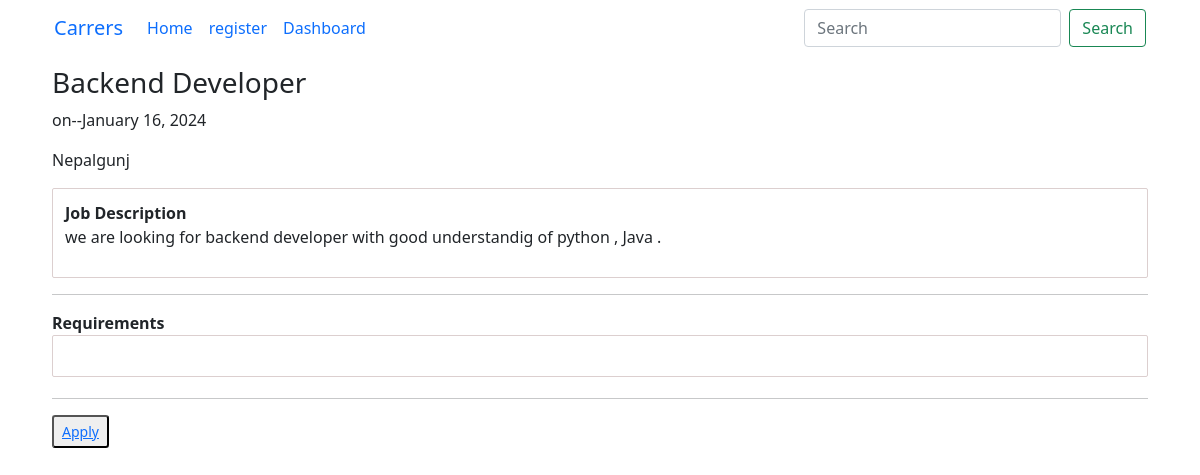
Screenshot of /job-detail/1/ with the database file from the repository.
### easy_apply_job/models.py (models this page shows, shortened)
class Job(models.Model):
    JOB_TYPE = [
    ('internship', 'Internship'),
    ('junior-developer', 'Junior-developer'),
    ('mid/sinior', 'Mid/Sinior')
    ]
    title = models.CharField(max_length=255)
    date_posted = models.DateTimeField(auto_now_add=True)
    location = models.CharField(max_length=500)
    description = models.TextField()
    user = models.OneToOneField(User, on_delete = models.CASCADE, null = True)
    job_type = models.CharField(max_length=255, choices=JOB_TYPE)
    requirements = models.TextField(blank = True)
    experience = models.PositiveIntegerField(null = True, blank = True)
    class Meta:
        ordering = ['-date_posted']

### easy_apply_job/views.py (the view)
# urls.py: path('job-detail/<int:pk>/', views.job_details, name='job-detail'),
def job_details(request, pk):
    job = get_object_or_404(Job, id=pk)
    context = {
        'job':job
    }
    return render(request, 'easy_apply_job/detail.html', context)

### easy_apply_job/templates/easy_apply_job/detail.html (shortened to what this page needs)
{%extends 'easy_apply_job/base.html'%}
{%block content%}
<div class="detail-content">
    <h3 class="title">{{job.title}}</h3>
    <p class="action-checkbox">on--{{job.date_posted|date:'F d, Y'}}</p>
    <p>{{job.location}}</p>
    <div class = 'desp'>
    <strong>Job Description</strong>
    <p class = "description">{{job.description}}</p>
    </div>
    <hr>
    <strong>Requirements</strong>
    <div class = 'req'>
    </div>
    <hr>
    <button class = 'btn-btn-primary btn-sm'><a href="{%url 'apply' job.id%}">Apply</a></button>
</div>
{%endblock content%}

### easy_apply_job/static/easy_apply_job/main.css (style rules this page uses)
* { margin: 0px; padding: 0px; }
.detail-content { width: 100%; padding: 10px; box-sizing: border-box; }
.desp { width: 100%; border: 1px solid rgb(220, 207, 207); border-radius: 2px; padding: 12px; }
.req { width: 100%; border: 1px solid rgb(220, 207, 207); border-radius: 2px; padding: 12px; margin-bottom: 21px; }

### rows the page displays
Job: title "Backend Developer", date_posted "January 16, 2024", location "Nepalgunj", description "we are looking for backend developer with good understandig of python , Java ."
